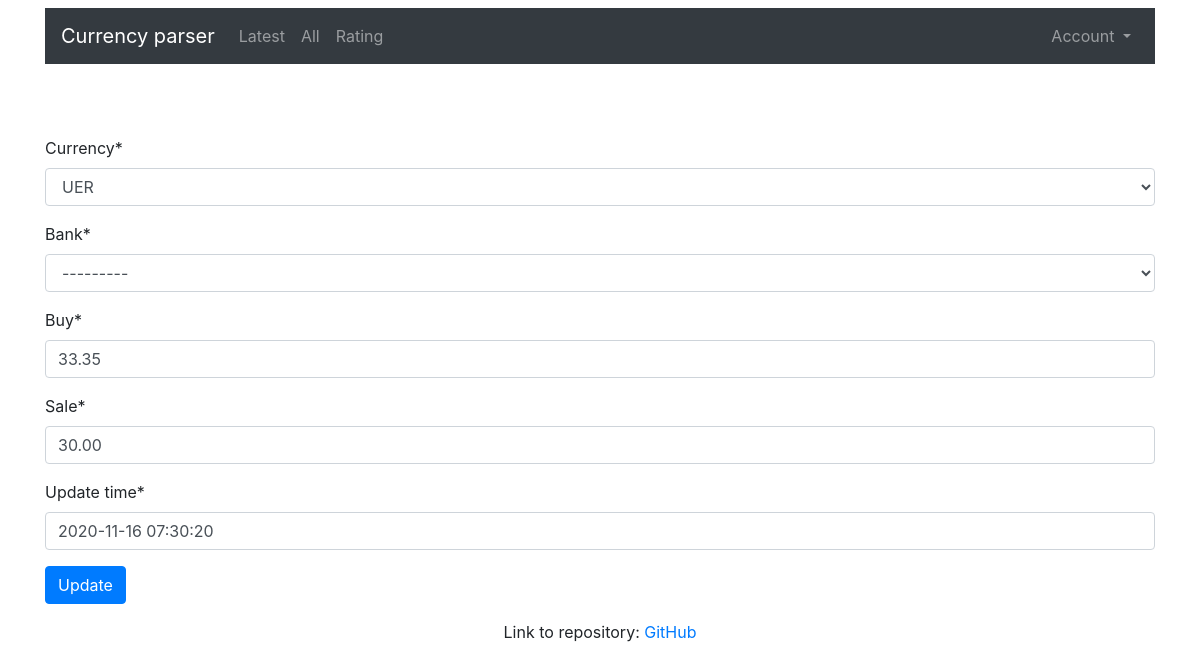
Page /rate/updaterate/93 on the committed database.
### rate/models.py (models this page shows, shortened)
class Rate(models.Model):
    currency = models.PositiveSmallIntegerField(choices=choices.CURRENCY_CHOICES, verbose_name='Currency')
    source = models.PositiveSmallIntegerField(choices=choices.SOURCE_CHOICES, verbose_name='Bank')
    buy = models.DecimalField(max_digits=6, decimal_places=2, verbose_name='Buy')
    sale = models.DecimalField(max_digits=6, decimal_places=2, verbose_name='Sale')
    created = models.DateTimeField(verbose_name='Update time', default=now)
    class Meta:
        verbose_name = "Rate"
        verbose_name_plural = "Rates"

### rate/views.py (the view, shortened to what this page needs)
# urls.py: path('updaterate/<pk>', views.UpdateRate.as_view(), name='updaterate'),
class UpdateRate(UpdateView):
    model = Rate
    success_url = reverse_lazy('rate:list')
    fields = ['currency', 'source', 'buy', 'sale', 'created']

### rate/templates/rate/rate_form.html (shortened to what this page needs)
{% extends 'base.html' %}
{% load crispy_forms_tags %}
{% block content %}
  <div class="row">
    <div class="col">
      <br><br><br>
      <form action="{% url 'rate:updaterate' rate.id %}" method='POST' class="bootstrap4">
        {{ form|crispy }}
        <button type="submit" class="btn btn-primary">Update</button>
      </form>
    </div>
  </div>
{% endblock content %}

### rows in the picture
Rate: currency "UER", source "---------", buy "33.35", sale "30.00", created "2020-11-16 07:30:20"
